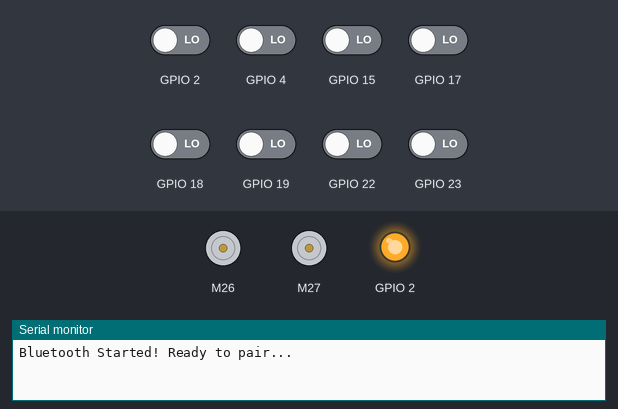
This sketch was run on a simulated ESP32. On the bench: 2 × DC motor (green arrow = forward, orange = backward, longer = faster), output pins drawn as LEDs (lit = HIGH), the last lines printed to the serial monitor. The test bench sets the inputs (shaded band); at power-on: GPIO 2, GPIO 4, GPIO 15, GPIO 17–19, GPIO 22, GPIO 23 LOW. Nothing arrives over Bluetooth unless stated.

Above: at 0.6 s.
At 6.8 s:
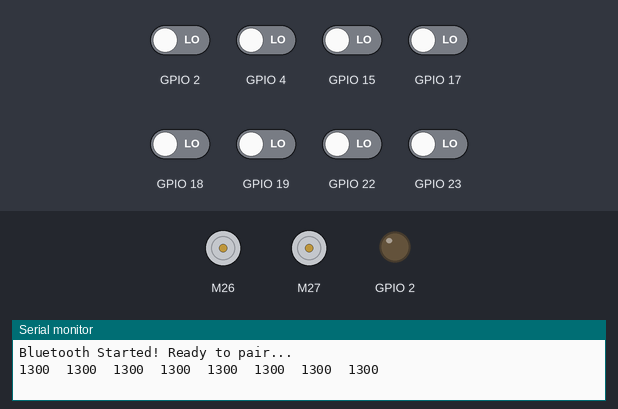
At 7.8 s:
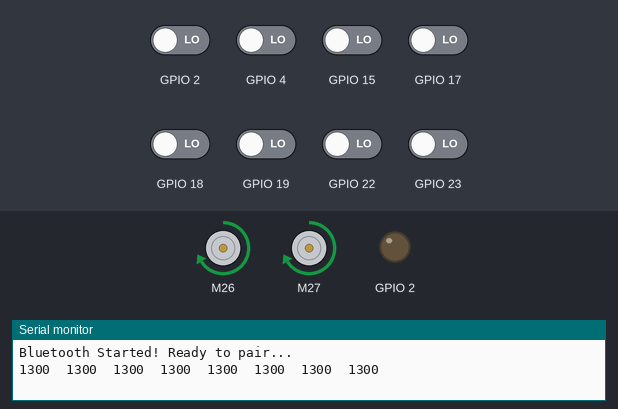
Timing chart, 0 to 9.3 s (numbered marks = the images above):
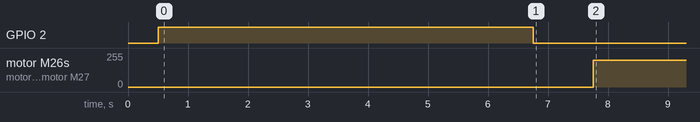

The sketch:

TestesPID.ino
```cpp
#include <QTRSensors.h>
#include <SparkFun_TB6612.h>
#include "BluetoothSerial.h"

#if !defined(CONFIG_BT_ENABLED) || !defined(CONFIG_BLUEDROID_ENABLED)
#error Bluetooth is not enabled! Please run make menuconfig to and enable it
#endif

//Assign the motor pins
#define AIN1 26
#define AIN2 25
#define BIN1 27
#define BIN2 32
#define PWMA 14
#define PWMB 12
#define STBY 33

const int offsetA = 1;
const int offsetB = 1;

// Initializing motors.  The library will allow you to initialize as many
// motors as you have memory for.  If you are using functions like forward
// that take 2 motors as arguements you can either write new functions or
// call the function more than once.
Motor motor1 = Motor(AIN1, AIN2, PWMA, offsetA, STBY);
Motor motor2 = Motor(BIN1, BIN2, PWMB, offsetB, STBY);

QTRSensors qtr;
BluetoothSerial SerialBT;

const uint8_t SensorCount = 8;
uint16_t sensorValues[SensorCount];
int threshold[SensorCount]; //limite???????

uint16_t position;
int P, D, I, previousError, PIDvalue, error;
int lsp, rsp;
int lfspeed = 200;

//float Kp = 0.057;
float Kp = lfspeed/3500;
float Ki = 0;
//float Kd = 0.0005;
float Kd = Kp*pow(10,(-2));

uint8_t multiP = 1;
uint8_t multiI  = 1;
uint8_t multiD = 1;
uint8_t Kpfinal;
uint8_t Kifinal;
uint8_t Kdfinal;
float Pvalue;
float Ivalue;
float Dvalue;

boolean onoff = false;

int val, cnt = 0, v[3];

void setup()
{
  // configure the sensors
  qtr.setTypeRC();
  qtr.setSensorPins((const uint8_t[]){22, 2, 4, 17, 18, 19, 15, 23}, SensorCount);  //colocar as portas dos sensores

  delay(500);
   pinMode(2, OUTPUT);
   digitalWrite(2, HIGH); // turn on Arduino's LED to indicate we are in calibration mode

  Serial.begin(115200);
  SerialBT.begin();
  Serial.println("Bluetooth Started! Ready to pair...");
  // analogRead() takes about 0.1 ms on an AVR.
  // 0.1 ms per sensor * 4 samples per sensor read (default) * 6 sensors
  // * 10 reads per calibrate() call = ~24 ms per calibrate() call.
  // Call calibrate() 400 times to make calibration take about 10 seconds.
  for (uint16_t i = 0; i < 250; i++)
  {
    qtr.calibrate();
  }
   digitalWrite(2, LOW); // turn off Arduino's LED to indicate we are through with calibration

  // print the calibration minimum values measured when emitters were on

  for (uint8_t i = 0; i < SensorCount; i++)
  {
    threshold[i] = (qtr.calibrationOn.minimum[i] + qtr.calibrationOn.maximum[i])/2; //faz uma media???
    Serial.print(threshold[i]);
    Serial.print("  ");
  }
  Serial.println();

  delay(1000);
}

void loop()
{
/*
  if (SerialBT.available()){
    while(SerialBT.available() == 0);
    valuesread();
    processing();
  }
  if (onoff == true){
    robot_control();
  }
  else if(onoff == false){
    motor1.brake();
    motor2.brake();
  }
*/
robot_control();
}
void robot_control(){
  // read calibrated sensor values and obtain a measure of the line position
  // from 0 to 7000 (for a white line, use readLineWhite() instead)
  position = qtr.readLineWhite(sensorValues);
  error = 2666 - position;
  while(sensorValues[0]>=980 && sensorValues[1]>=980 && sensorValues[2]>=980 && sensorValues[3]>=980 && sensorValues[4]>=980 && sensorValues[5]>=980 && sensorValues[6]>=980 && sensorValues[7]>=980){ // A case when the line follower leaves the line
    if(previousError>0){       //Turn left if the line was to the left before
      motor_drive(-230,230);
    }
    else{
      motor_drive(230,-230); // Else turn right
    }
    position = qtr.readLineWhite(sensorValues);
  }
  PID_Linefollow(error);
  //PID_Linefollow(error);
}
void PID_Linefollow(int error){
    P = error;
    I = I + error;
    D = error - previousError;

    Pvalue = (Kp/pow(10,multiP))*P;
    Ivalue = (Ki/pow(10,multiI))*I;
    Dvalue = (Kd/pow(10,multiD))*D;

    float PIDvalue = Pvalue + Ivalue + Dvalue;
    previousError = error;

    lsp = lfspeed - PIDvalue;
    rsp = lfspeed + PIDvalue;

    if (lsp > 255) {
      lsp = 255;
    }
    if (lsp < -255) {
      lsp = -255;
    }
    if (rsp > 255) {
      rsp = 255;
    }
    if (rsp < -255) {
      rsp = -255;
    }
    motor_drive(lsp,rsp);
}
//This void delimits each instruction.
//The  Arduino knows that for each instruction it will receive 2 bytes.
void valuesread()  {
  val = SerialBT.read();
  cnt++;
  v[cnt] = val;
  if (cnt == 2)
    cnt = 0;
}

//In this void the the 2 read values are assigned.
void  processing() {
  int a = v[1];
  if (a == 1) {
    Kp = v[2];
  }
  if (a == 2) {
    multiP = v[2];
  }
  if (a == 3) {
    Ki = v[2];
  }
  if (a == 4) {
    multiI = v[2];
  }
  if (a == 5) {
    Kd  = v[2];
  }
  if (a == 6) {
    multiD = v[2];
  }
  if (a == 7)  {
    onoff = v[2];
  }
}
void motor_drive(int left, int right){

  if(right>0)
  {
    motor1.drive(left);
    // motor2.setSpeed(right);
    // motor2.forward();
  }
  else
  {
    motor1.drive(left);
    // motor2.setSpeed(right);
    // motor2.backward();
  }


  if(left>0)
  {
    motor2.drive(right);
    // motor1.setSpeed(left);
    // motor1.forward();
  }
  else
  {
    motor2.drive(right);
    // motor1.setSpeed(left);
    // motor1.backward()';
  }
}
```

Measured:
- by itself, motor M26, motor M27: stopped → forward 200/255 at 7.8 s
